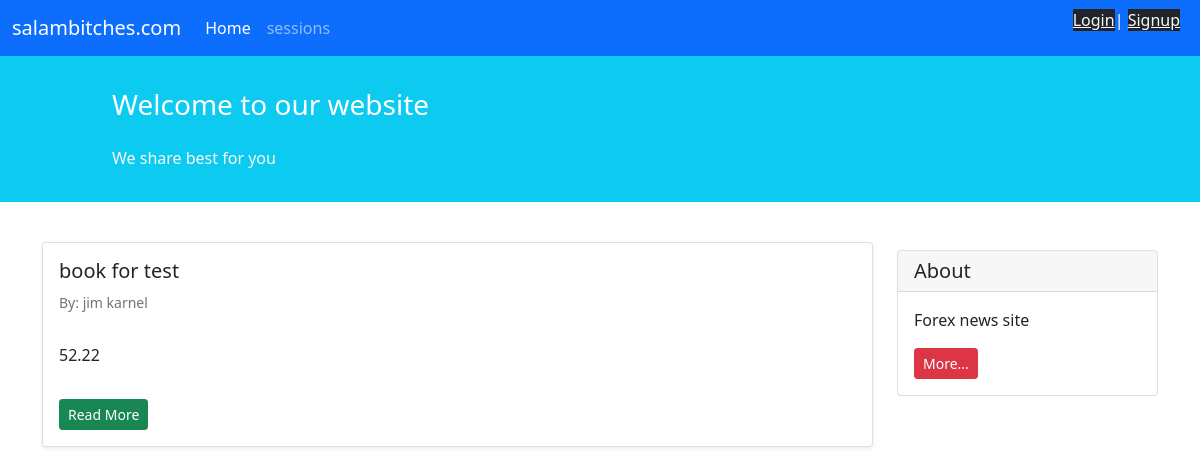
Page /store/ on the earlier database version.
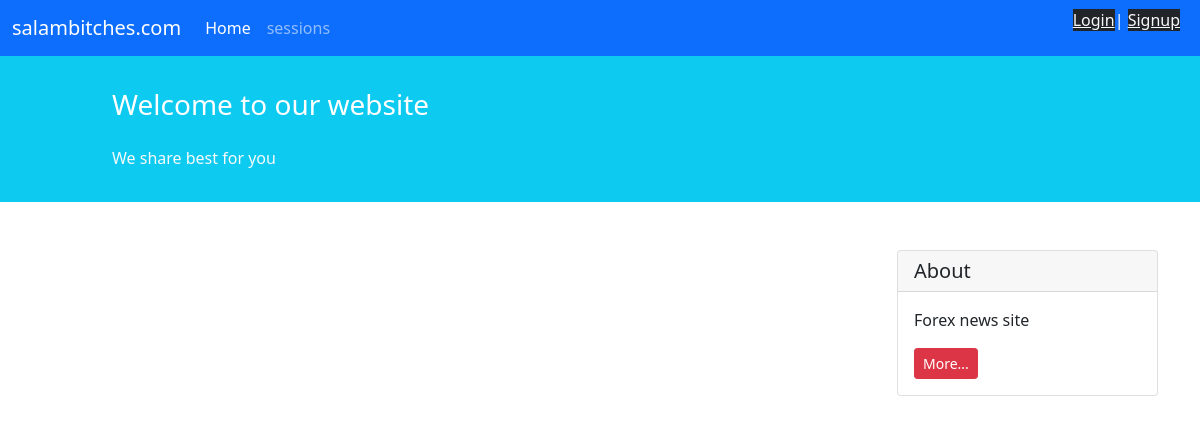
Same page on the later database version.
### Store/models.py (models this page shows)
class Book(models.Model):
    title = models.CharField(max_length=100)
    author = models.CharField(max_length=100)
    price = models.DecimalField( max_digits=6 , decimal_places=2)
    class Meta:
        permissions = [
            ( 'special_status' , 'can read all books' )
        ]
    def get_absolute_url(self):
        return reverse("book_detail", args=str(self.id))

### Store/views.py (the view)
# urls.py: path('', BookListView.as_view() , name='book_list'),
class BookListView(generic.ListView):
    model = Book
    template_name = 'store/book_list.html'
    context_object_name = 'book_list'

### pages/templates/store/book_list.html (shortened to what this page needs)
{% extends '_base.html' %}
{% block content %}
    <div class="container mt-4">
        <div class="row">
            <div class="col-9">
                {% for book in book_list %}
                    <div class="card shadow-sm my-3">
                        <div class="card-body">
                            <h5 class="card-title">{{ book.title }}</h5>
                            <h6 class="card-subtitle mb-2 text-muted small py-2">By: {{ book.author }}</h6>
                            <p class="card-text py-3">
                                {{ book.price }}
                            </p>
                            <a href="{{ book.get_absolute_url }}" class="btn btn-sm btn-success">Read More</a>
                        </div>
                    </div>
                {% endfor %}
            </div>
{% endblock content %}

Differences in the rows shown:
removed Book: title "book for test", author "jim karnel", price "52.22"
